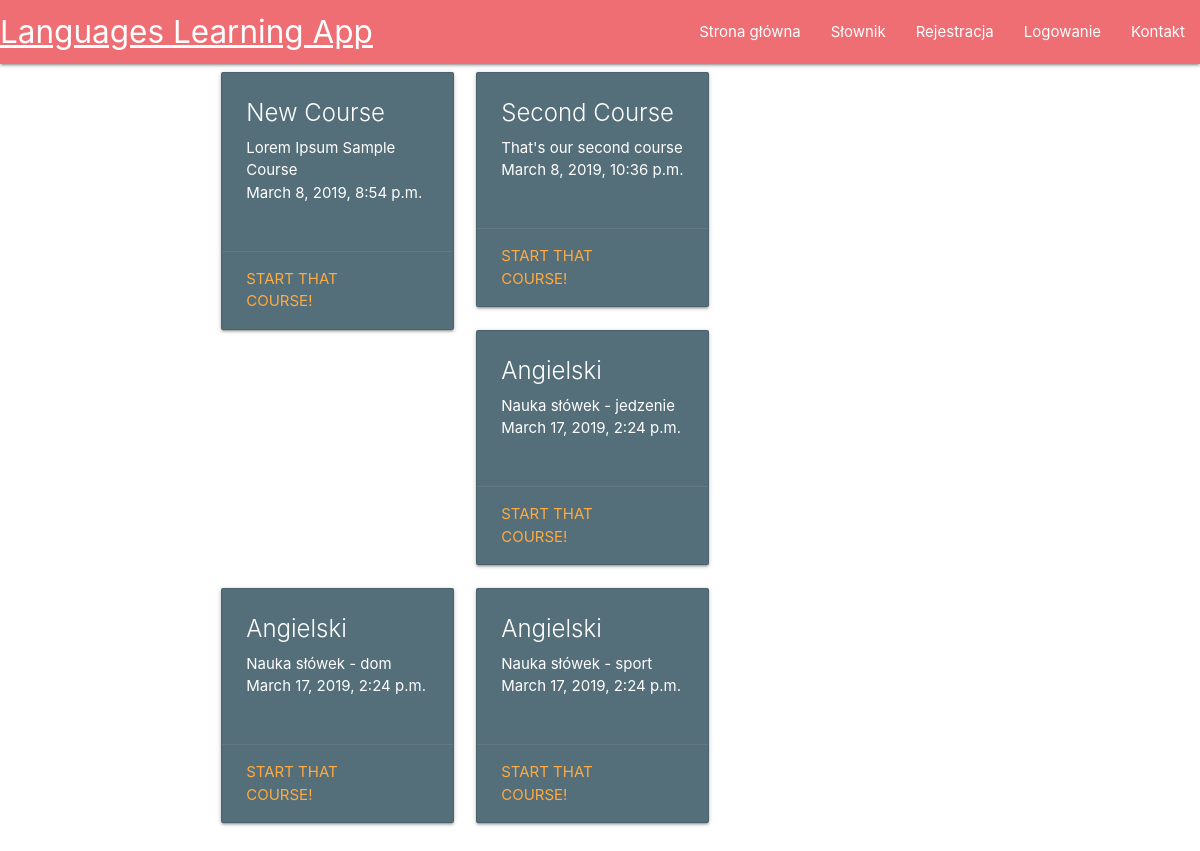
The page / on the database its author committed.
### main/models.py (models this page shows, shortened)
class Course(models.Model):
	course_title = models.CharField(max_length=200)
	course_description = models.TextField()
	course_published = models.DateTimeField("date published", default = datetime.now())

### main/views.py (the view)
# urls.py: path("", views.homepage, name='homepage'),
def homepage(request):
		return render(request = request, template_name="main/home.html", context = {"courses": Course.objects.all}) #UWAGA!

### main/templates/main/home.html
{% extends "main/header.html" %}
{% block content %}
  	{% for course in courses %}
	    <div class="col l6">
	      <div class="card blue-grey darken-1">
	        <div class="card-content white-text">
	          <span class="card-title">{{course.course_title}}</span>
				<p>{{course.course_description}}</p>
				<p>{{course.course_published}}</p>
				<br>
	        </div>
	        <div class="card-action">
	          <a href="#">Start that course!</a>
	        </div>
	      </div>
	    </div>
	{% endfor%}
{% endblock %}

### rows shown on the page
Course: course_title "New Course", course_description "Lorem Ipsum Sample Course", course_published "March 8, 2019, 8:54 p.m."
Course: course_title "Second Course", course_description "That's our second course", course_published "March 8, 2019, 10:36 p.m."
Course: course_title "Angielski", course_description "Nauka słówek - jedzenie", course_published "March 17, 2019, 2:24 p.m."
Course: course_title "Angielski", course_description "Nauka słówek - dom", course_published "March 17, 2019, 2:24 p.m."
Course: course_title "Angielski", course_description "Nauka słówek - sport", course_published "March 17, 2019, 2:24 p.m."
